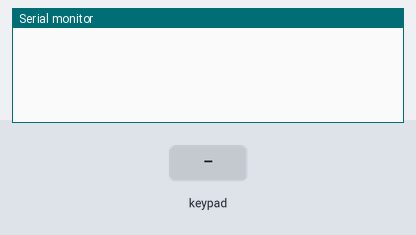
Bench run of a sketch on a simulated Arduino Uno, built with avr-gcc and run on an emulated ATmega328P. Parts: the last lines printed to the serial monitor. The inputs (shaded band) are chosen by the test bench.

Above: at 1.2 s.
1.3 s: key 'A' pressed
At 2.5 s:
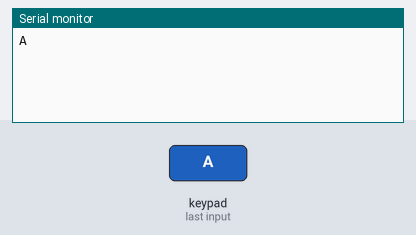
2.8 s: keypad keys 9 8 7 6 pressed 0.4 s apart
At 4.8 s:
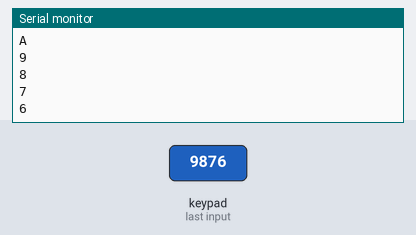
5.9 s: key '#' pressed
At 7.1 s:
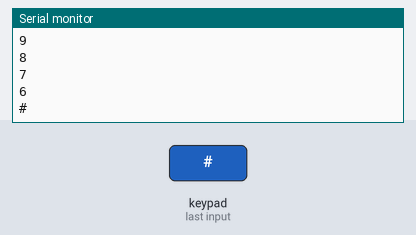
7.4 s: keypad keys 9 8 7 6 * pressed 0.4 s apart
At 9.6 s:
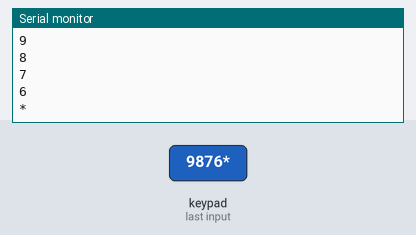
10.9 s: key 'B' pressed
At 11.2 s:
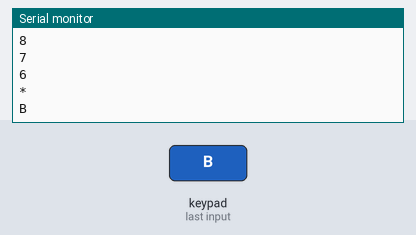
12.4 s: keypad keys 9 8 7 6 D pressed 0.4 s apart
At 14.7 s:
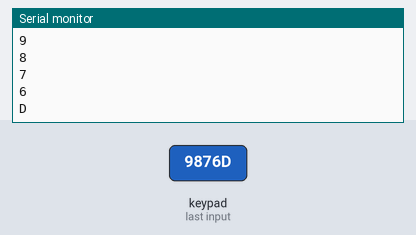
Timing chart, 0 to 16.2 s (numbered marks = the images above; inputs shaded):
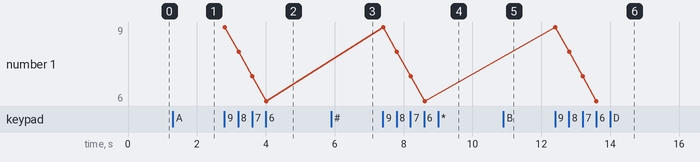

The sketch:

HelloKeypad.ino
```cpp
#include <Keypad.h>

const byte ROWS = 4; //four rows
const byte COLS = 4; //four columns
//define the cymbols on the buttons of the keypads
char hexaKeys[ROWS][COLS] = {
  {'A','#','0','*'},
  {'B','3','2','1'},
  {'C','6','5','4'},
  {'D','9','8','7'}
};
byte rowPins[ROWS] = {9,8,7,6}; //connect to the row pinouts of the keypad
byte colPins[COLS] = {5,4,3,2}; //connect to the column pinouts of the keypad

//initialize an instance of class NewKeypad
Keypad customKeypad = Keypad( makeKeymap(hexaKeys), rowPins, colPins, ROWS, COLS);

void setup(){
    Serial.begin(9600);
}

void loop(){
    char customKey = customKeypad.getKey();

    if (customKey){
        Serial.println(customKey);
    }
}
```

Measured:
- after the input at 1.3 s, the serial monitor: prints a new line at once (image 1)
- after the input at 2.8 s, the serial monitor: prints a new line at once (image 2)
- after the input at 5.9 s, the serial monitor: prints a new line at once (image 3)
- after the input at 7.4 s, the serial monitor: prints a new line at once (image 4)
- after the input at 10.9 s, the serial monitor: prints a new line at once (image 5)
- after the input at 12.4 s, the serial monitor: prints a new line at once (image 6)
